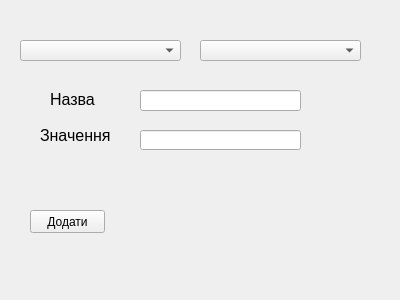
<?xml version="1.0" encoding="UTF-8"?>
<ui version="4.0">
 <class>set_properties</class>
 <widget class="QWidget" name="set_properties">
  <property name="geometry">
   <rect>
    <x>0</x>
    <y>0</y>
    <width>400</width>
    <height>300</height>
   </rect>
  </property>
  <property name="windowTitle">
   <string>Form</string>
  </property>
  <widget class="QComboBox" name="CName">
   <property name="geometry">
    <rect>
     <x>20</x>
     <y>40</y>
     <width>161</width>
     <height>21</height>
    </rect>
   </property>
  </widget>
  <widget class="QComboBox" name="CProperties">
   <property name="geometry">
    <rect>
     <x>200</x>
     <y>40</y>
     <width>161</width>
     <height>21</height>
    </rect>
   </property>
   <property name="frame">
    <bool>true</bool>
   </property>
  </widget>
  <widget class="QLineEdit" name="TProperties">
   <property name="enabled">
    <bool>true</bool>
   </property>
   <property name="geometry">
    <rect>
     <x>140</x>
     <y>90</y>
     <width>161</width>
     <height>21</height>
    </rect>
   </property>
  </widget>
  <widget class="QPushButton" name="Enter">
   <property name="geometry">
    <rect>
     <x>30</x>
     <y>210</y>
     <width>75</width>
     <height>23</height>
    </rect>
   </property>
   <property name="text">
    <string>Додати</string>
   </property>
  </widget>
  <widget class="QLabel" name="LProperties">
   <property name="geometry">
    <rect>
     <x>50</x>
     <y>90</y>
     <width>61</width>
     <height>20</height>
    </rect>
   </property>
   <property name="text">
    <string>&lt;html&gt;&lt;head/&gt;&lt;body&gt;&lt;p&gt;&lt;span style=&quot; font-size:12pt;&quot;&gt;Назва&lt;/span&gt;&lt;/p&gt;&lt;/body&gt;&lt;/html&gt;</string>
   </property>
  </widget>
  <widget class="QLabel" name="LValue">
   <property name="geometry">
    <rect>
     <x>40</x>
     <y>120</y>
     <width>81</width>
     <height>31</height>
    </rect>
   </property>
   <property name="text">
    <string>&lt;html&gt;&lt;head/&gt;&lt;body&gt;&lt;p&gt;&lt;span style=&quot; font-size:12pt;&quot;&gt;Значення&lt;/span&gt;&lt;/p&gt;&lt;/body&gt;&lt;/html&gt;</string>
   </property>
  </widget>
  <widget class="QLineEdit" name="TValue">
   <property name="geometry">
    <rect>
     <x>140</x>
     <y>130</y>
     <width>161</width>
     <height>20</height>
    </rect>
   </property>
  </widget>
 </widget>
 <resources/>
 <connections/>
</ui>
